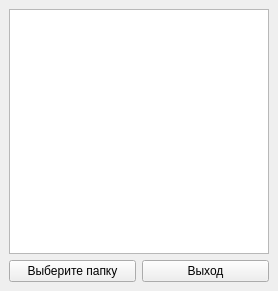
<?xml version="1.0" encoding="UTF-8"?>
<ui version="4.0">
 <class>MainWindow</class>
 <widget class="QMainWindow" name="MainWindow">
  <property name="geometry">
   <rect>
    <x>0</x>
    <y>0</y>
    <width>278</width>
    <height>291</height>
   </rect>
  </property>
  <property name="windowTitle">
   <string>MainWindow</string>
  </property>
  <widget class="QWidget" name="centralwidget">
   <layout class="QVBoxLayout" name="verticalLayout">
    <item>
     <widget class="QListWidget" name="listWidget"/>
    </item>
    <item>
     <layout class="QHBoxLayout" name="horizontalLayout">
      <item>
       <widget class="QPushButton" name="ButtonBrowse">
        <property name="text">
         <string>Выберите папку</string>
        </property>
       </widget>
      </item>
      <item>
       <widget class="QPushButton" name="ButtonExit">
        <property name="text">
         <string>Выход</string>
        </property>
       </widget>
      </item>
     </layout>
    </item>
   </layout>
  </widget>
 </widget>
 <resources/>
 <connections/>
</ui>
